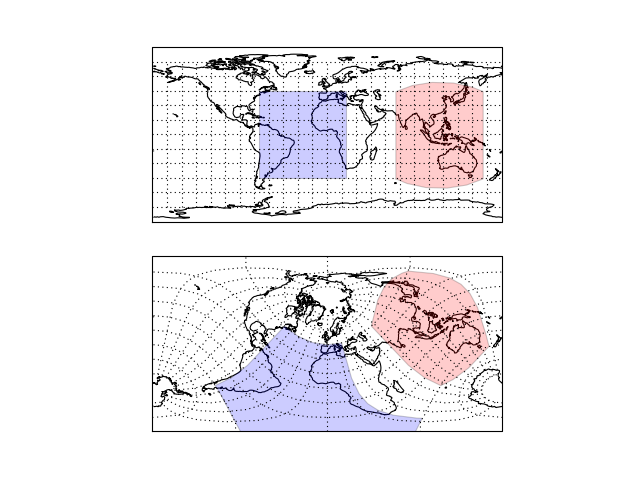

Write Python code to recreate this figure.
import matplotlib.pyplot as plt
import matplotlib.patches as mpatches

import cartopy.crs as ccrs

desired_projections = [ccrs.PlateCarree(),
                       ccrs.RotatedPole(pole_latitude=45, pole_longitude=180)]
for plot_num, desired_proj in enumerate(desired_projections):

    ax = plt.subplot(2, 1, plot_num + 1, projection=desired_proj)

    ax.set_global()

    ax.add_patch(mpatches.Rectangle([-70, -45], 90, 90, 
                                    facecolor='blue',
                                    alpha=0.2, 
                                    transform=ccrs.PlateCarree())
                 )

    ax.add_patch(mpatches.Rectangle([70, -45], 90, 90, 
                                    facecolor='red',
                                    alpha=0.2, 
                                    transform=ccrs.Geodetic())
                 )

    ax.gridlines()
    ax.coastlines()

plt.show()
